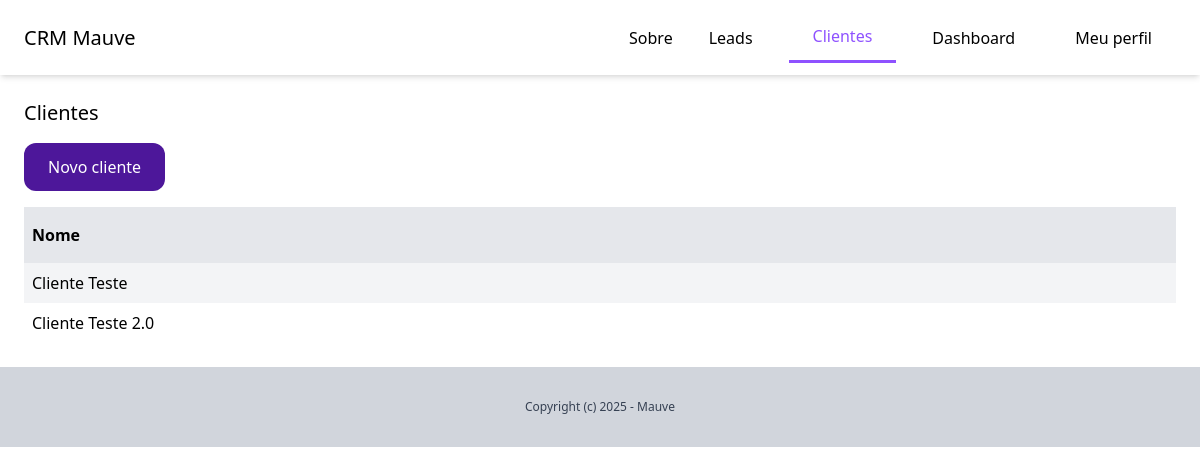
/dashboard/clientes/ (signed in), run on an earlier commit of the app's database.
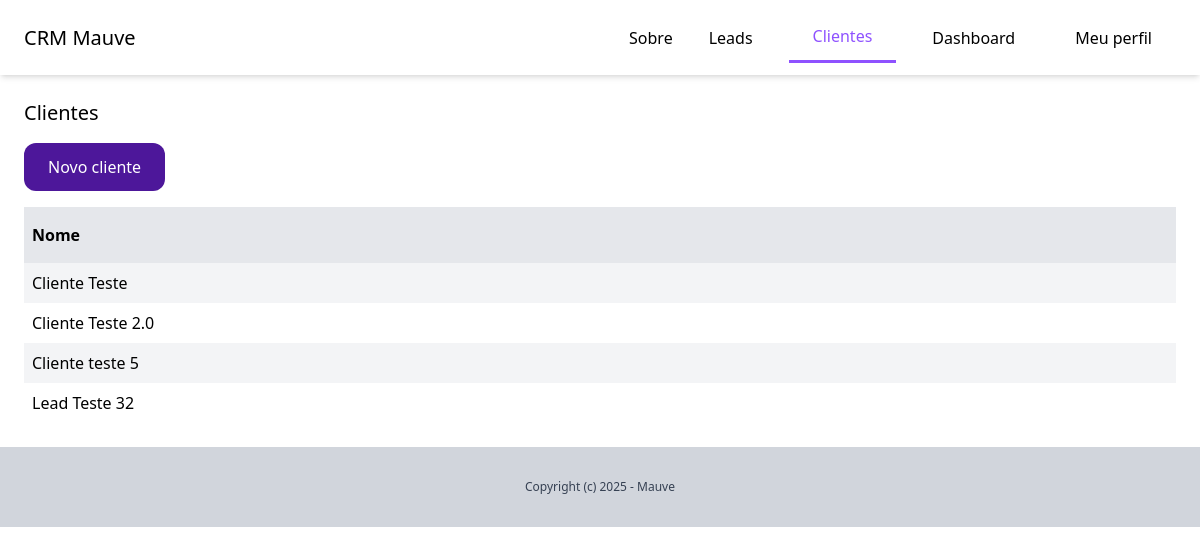
And on a later commit of the database.
### client/models.py (models this page shows, shortened)
class Client(models.Model):
    team = models.ForeignKey(Team, related_name='clients', on_delete=models.CASCADE)
    nome = models.CharField(max_length=255)
    email = models.EmailField()
    sobre = models.CharField(blank=True, null=True)
    criado_por = models.ForeignKey(User, related_name='clients', on_delete=models.CASCADE)
    criado_em = models.DateTimeField(auto_now_add=True)
    modificado_em = models.DateTimeField(auto_now=True)
    class Meta:
        ordering = ('nome',)

### client/views.py (the view)
# urls.py: path('', views.clients_lista, name='lista'),
@login_required
def clients_lista(request):
    clients = Client.objects.filter(criado_por=request.user)
    return render(request, 'client/clients_lista.html', {
        'clients': clients
})

### client/templates/client/clients_lista.html (shortened to what this page needs)
{% extends 'core/base.html' %}
{% block content %}
    <div class="py-6 px-6">
        <h1 class="mb-4 text-xl">Clientes</h1>
        <a href="{% url 'clients:add' %}" class="py-3 px-6 inline-block text-white bg-violet-900 rounded-xl hover:bg-violet-600">Novo cliente</a>
        <div class="flex justify-between mt-4">
            <p class="py-4 px-2 bg-gray-200 w-full font-semibold">Nome</p>
        </div>
        {% for client in clients %}
            <div class="flex justify-between">
                <p class="py-2 px-2  w-full {% cycle 'bg-gray-100' '' %}">
                    <a href="{% url 'clients:sobre' client.id %}">{{ client.nome }}</a>
                </p>
            </div>
        {% empty %}
            <p class="py-2 px-2 text-gray-900">Você ainda não cadastrou nenhum cliente</p>
        {% endfor %}
    </div>
{% endblock %}

What changed in the data, as far as the page shows it:
added Client: nome "Cliente teste 5"
added Client: nome "Lead Teste 32"
